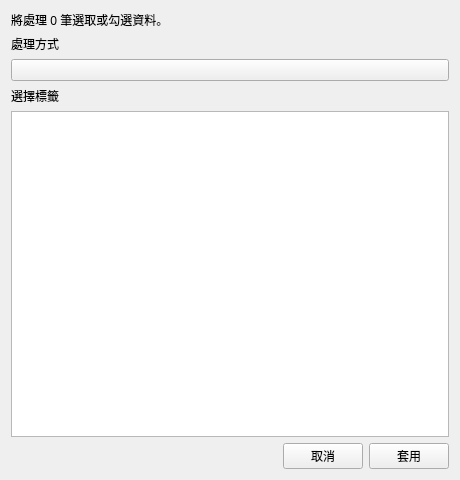
<?xml version="1.0" encoding="UTF-8"?>
<ui version="4.0">
 <class>batchCustomerTagsDialogContent</class>
 <widget class="QWidget" name="batchCustomerTagsDialogContent">
  <property name="geometry">
   <rect>
    <x>0</x>
    <y>0</y>
    <width>460</width>
    <height>480</height>
   </rect>
  </property>
  <property name="windowTitle">
   <string>批量設定標籤</string>
  </property>
  <property name="dialogSize" stdset="0">
   <size>
    <width>460</width>
    <height>480</height>
   </size>
  </property>
  <layout class="QVBoxLayout" name="batchCustomerTagsLayout" stretch="0,0,0,0,1,0">
   <property name="spacing">
    <number>6</number>
   </property>
   <property name="leftMargin">
    <number>11</number>
   </property>
   <property name="topMargin">
    <number>11</number>
   </property>
   <property name="rightMargin">
    <number>11</number>
   </property>
   <property name="bottomMargin">
    <number>11</number>
   </property>
   <item>
    <widget class="QLabel" name="titleLabel">
     <property name="text">
      <string>將處理 0 筆選取或勾選資料。</string>
     </property>
     <property name="wordWrap">
      <bool>true</bool>
     </property>
    </widget>
   </item>
   <item>
    <widget class="QLabel" name="modeLabel">
     <property name="text">
      <string>處理方式</string>
     </property>
    </widget>
   </item>
   <item>
    <widget class="ComboBox" name="modeCombo" />
   </item>
   <item>
    <widget class="QLabel" name="tagsLabel">
     <property name="text">
      <string>選擇標籤</string>
     </property>
    </widget>
   </item>
   <item>
    <widget class="ListWidget" name="tagsList" />
   </item>
   <item>
    <layout class="QHBoxLayout" name="buttonRow" stretch="1,0,0">
     <property name="spacing">
      <number>6</number>
     </property>
     <property name="leftMargin">
      <number>0</number>
     </property>
     <property name="topMargin">
      <number>0</number>
     </property>
     <property name="rightMargin">
      <number>0</number>
     </property>
     <property name="bottomMargin">
      <number>0</number>
     </property>
     <item>
      <spacer name="buttonRowSpacer">
       <property name="orientation">
        <enum>Qt::Horizontal</enum>
       </property>
       <property name="sizeHint" stdset="0">
        <size>
         <width>0</width>
         <height>0</height>
        </size>
       </property>
      </spacer>
     </item>
     <item>
      <widget class="PushButton" name="cancelButton">
       <property name="text">
        <string>取消</string>
       </property>
      </widget>
     </item>
     <item>
      <widget class="PrimaryPushButton" name="applyButton">
       <property name="text">
        <string>套用</string>
       </property>
      </widget>
     </item>
    </layout>
   </item>
  </layout>
 </widget>
 <customwidgets>
 <customwidget>
  <class>ComboBox</class>
  <extends>QPushButton</extends>
  <header>qfluentwidgets</header>
 </customwidget>
 <customwidget>
  <class>ListWidget</class>
  <extends>QListWidget</extends>
  <header>qfluentwidgets</header>
 </customwidget>
 <customwidget>
  <class>PrimaryPushButton</class>
  <extends>QPushButton</extends>
  <header>qfluentwidgets</header>
 </customwidget>
 <customwidget>
  <class>PushButton</class>
  <extends>QPushButton</extends>
  <header>qfluentwidgets</header>
 </customwidget>
 </customwidgets>
 <resources />
 <connections />
</ui>
